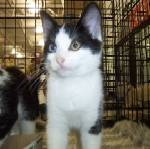
#> input picture train/cats/cat.1000.jpg, 150 x 149 px, found by its file name; its folder holds 4 pictures in this run
$ jupyter execute --allow-errors svmpreprocess.ipynb
#> lines starting #> are read from the running program, lines starting #| are printed output that depends on the picture
[cell 1]
import os
import numpy as np
from PIL import Image
from sklearn import metrics,svm
from sklearn.model_selection import train_test_split
from skimage import io, color, transform
from sklearn.model_selection import GridSearchCV
import joblib
import cv2

[cell 2]
def load_images(folder_path, label, target_size=(64, 64)):
#> called with label = 0, target_size = (64, 64)
    images = []
    labels = []

    for filename in os.listdir(folder_path):
        if filename.endswith(".jpg"):
            img_path = os.path.join(folder_path, filename)
            img = io.imread(img_path)
#> img is the input picture: shape (149, 150, 3); mean R, G, B 112, 105.4, 92.3

            # Convert to grayscale
            img = color.rgb2gray(img)
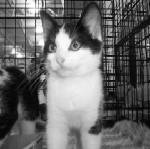
#> img: shape (149, 150) float64; min 0.000833, max 1, mean 0.415

            # Resize the image to a consistent size
            img = transform.resize(img, target_size)
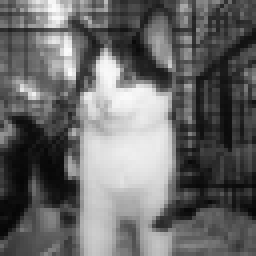
#> img: shape (64, 64) float64 (shown 4 times larger); min 0.0249, max 0.985, mean 0.415

            # Flatten the image into a 1D array
            img = img.flatten()
#> img = 4096 values, max 0.985 at index 141, min 0.0249 at index 3395, mean 0.415

            images.append(img)
            labels.append(label)
#> pass 2 of the loop in load_images, `for filename in os.listdir(folder_path):`:
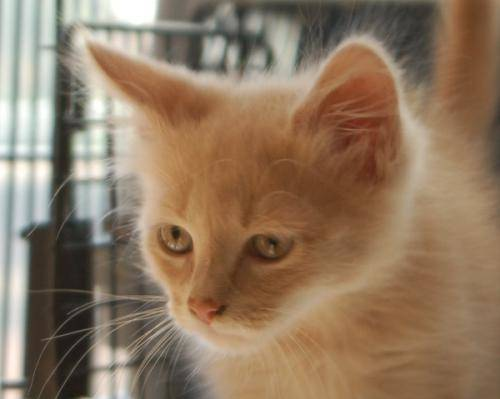
#> input picture train/cats/cat.10140.jpg, 500 x 399 px, found by its file name
#> in load_images, img is the input picture: shape (399, 500, 3); mean R, G, B 143.8, 120.5, 97.1
#> in load_images, `img = color.rgb2gray(img)`:
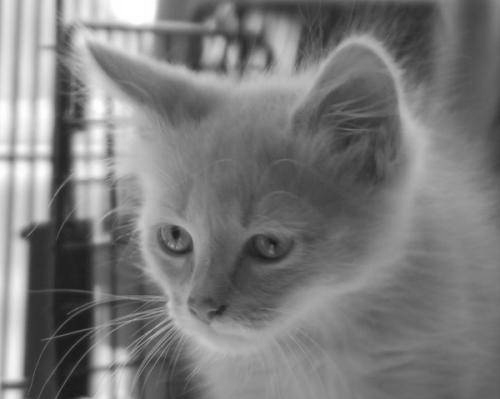
#> img: shape (399, 500) float64; min 0.0675, max 1, mean 0.485
#> in load_images, `img = transform.resize(img, target_size)`:
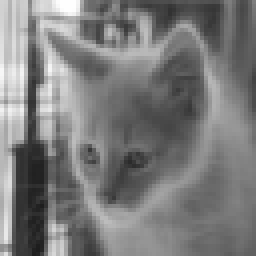
#> img: shape (64, 64) float64 (shown 4 times larger); min 0.117, max 1, mean 0.485
#> in load_images, `img = img.flatten()`: img = 4096 values, max 1 at index 16, min 0.117 at index 3977, mean 0.485
#> pass 3 of the loop in load_images, `for filename in os.listdir(folder_path):`:
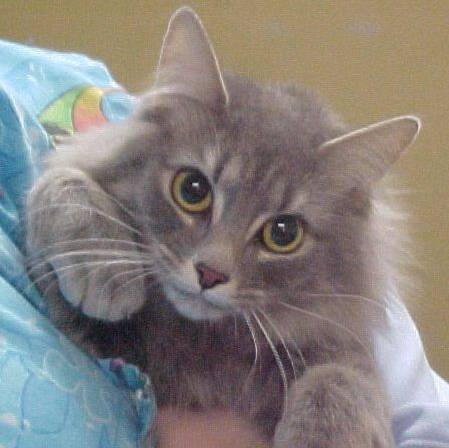
#> input picture train/cats/cat.10349.jpg, 449 x 448 px, found by its file name
#> in load_images, img is the input picture: shape (448, 449, 3); mean R, G, B 134.8, 129.2, 124.7
#> in load_images, `img = color.rgb2gray(img)`:
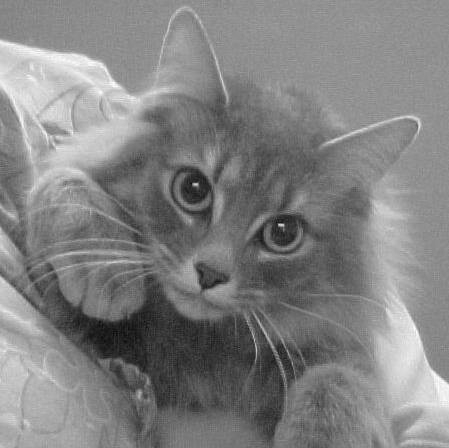
#> img: shape (448, 449) float64; min 0.0274, max 0.999, mean 0.51
#> in load_images, `img = transform.resize(img, target_size)`:
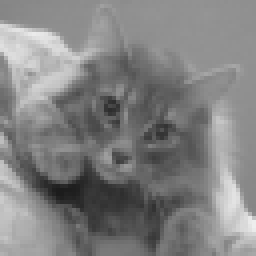
#> img: shape (64, 64) float64 (shown 4 times larger); min 0.111, max 0.936, mean 0.51
#> in load_images, `img = img.flatten()`: img = 4096 values, max 0.936 at index 3647, min 0.111 at index 3087, mean 0.51
#> the loop made 4 passes; the first 3 are shown

    return np.array(images), np.array(labels)

[cell 3]
param_grid = {'C': [0.001, 0.01, 0.1, 1, 10, 100]}

[cell 4]
cat_folder = "C:/Users/tarun/OneDrive/Desktop/dog vs cats/train/cats"
cat_images, cat_labels = load_images(cat_folder, label=0)

[cell 5]
dog_folder = "C:/Users/tarun/OneDrive/Desktop/dog vs cats/train/dogs"
#> (the rest of this cell did not finish here and is left out)


[cell 6]
print(f"Number of cat images: {len(cat_images)}")
#> (the rest of this cell did not finish here and is left out)

#> (a cell that did not finish here is left out)

#> (a cell that did not finish here is left out)

[cell 9]
clf = svm.SVC(kernel='linear')

[cell 10]
grid_search = GridSearchCV(clf, param_grid, cv=5)
#> (the rest of this cell did not finish here and is left out)

#> (a cell that did not finish here is left out)

#> (a cell that did not finish here is left out)

#> (a cell that did not finish here is left out)

#> (a cell that did not finish here is left out)

[cell 15]
test1_folder = "C:/Users/tarun/OneDrive/Desktop/dog vs cats/test1"  # Replace with the actual path
#> (the rest of this cell did not finish here and is left out)
